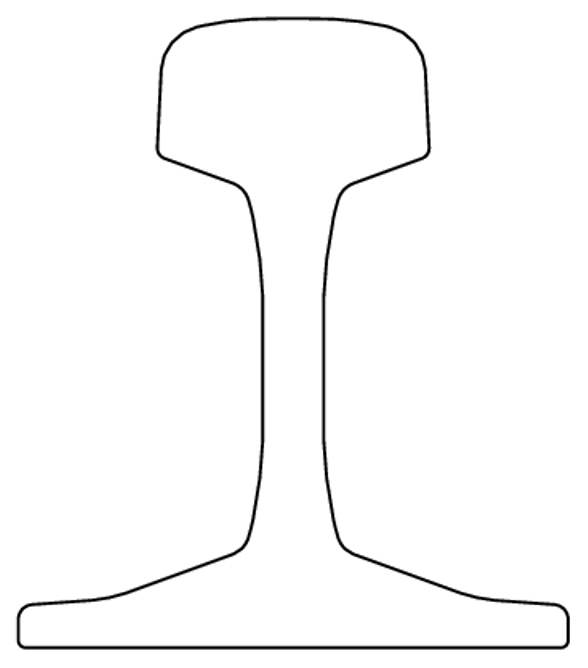
#> input picture crosssection.png, 588 x 668 px
$ python concept_mmwave_update.py ../../crosssection.png ../../crosssection.png
#> lines starting #> are read from the running program, lines starting #| are printed output that depends on the picture
"""presentation/concept_mmwave_update.py <original.png> <out.png> (e.g. data/figures/concept_original.png
-> data/figures/concept_mmwave_detector_only.png).

Redraw the red mm-wave part of the concept figure for the detector-only system:
one horn on the gauge side at ~55 deg, eight detectors overhead, no metasurface.
The blue optical subsystem, the rail and the right-hand text are left as they are."""
import math
import sys

import numpy as np
from PIL import Image, ImageDraw, ImageFont

src, out = sys.argv[1], sys.argv[2]
im = Image.open(src).convert("RGB")
W, H = im.size
#> W = 588; H = 668
a = np.asarray(im).astype(int)
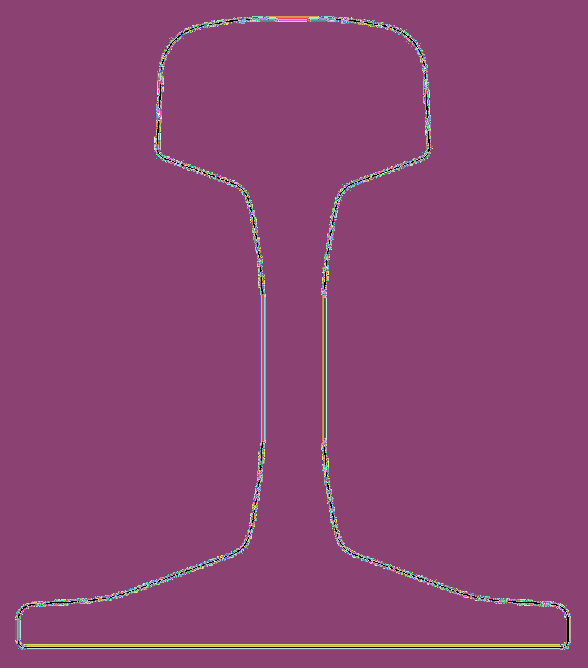
#> a: shape (668, 588, 3) int64; 256 distinct labels, from 0 to 255; one colour per label, 0 black
R, G, B = a[..., 0], a[..., 1], a[..., 2]
#> R: shape (668, 588) int64; 256 distinct labels, from 0 to 255

# 1. erase every red / pink pixel left of the text column (lines, arcs, horns, hatching,
#    detector squares) and the old red labels (sub-pixel text has coloured fringes)
red = (R - np.maximum(G, B) > 6) & (R > 150)
#> red: shape (668, 588) bool; every value is 0
red[:, 760:] = False
a[red] = 255
for x0, y0, x1, y1 in ((535, 8, 650, 62), (595, 115, 705, 172), (235, 158, 465, 186)):
    a[y0:y1, x0:x1] = 255
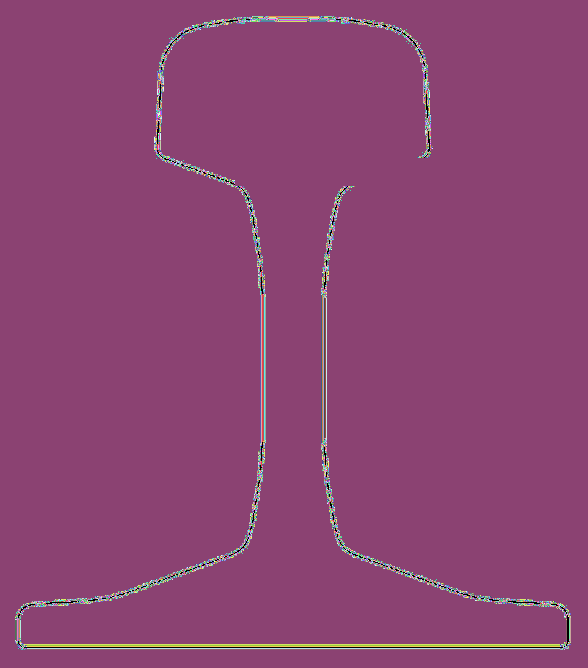
#> a: shape (668, 588, 3) int64; 256 distinct labels, from 0 to 255; one colour per label, 0 black
base = Image.fromarray(a.astype(np.uint8))

# 2. draw the new red layer, supersampled
S = 4
LINE = (252, 28, 25)
TEXT = (190, 22, 20)
ov = Image.new("RGBA", (W * S, H * S), (0, 0, 0, 0))
#> ov: PIL image 2352x2672 RGBA; every value is 0
d = ImageDraw.Draw(ov)
font = ImageFont.truetype("C:/Windows/Fonts/arial.ttf", 21 * S)
small = ImageFont.truetype("C:/Windows/Fonts/ariali.ttf", 15 * S)


def P(x, y):
    return (x * S, y * S)


def line(p, q, w=1.3, col=LINE, alpha=255):
    d.line([P(*p), P(*q)], fill=col + (alpha,), width=max(1, int(w * S)))


def arrow(p, q, w=1.3, head=7.0, col=LINE, alpha=255):
    line(p, q, w, col, alpha)
    ang = math.atan2(q[1] - p[1], q[0] - p[0])
    for s in (+1, -1):
        b = ang + math.pi + s * math.radians(24)
        line(q, (q[0] + head * math.cos(b), q[1] + head * math.sin(b)), w, col, alpha)


def dashed(p, q, w=1.6, on=7.0, off=5.0, col=LINE):
    L = math.dist(p, q)
    ux, uy = (q[0] - p[0]) / L, (q[1] - p[1]) / L
    t = 0.0
    while t < L:
        t2 = min(t + on, L)
        line((p[0] + ux * t, p[1] + uy * t), (p[0] + ux * t2, p[1] + uy * t2), w, col)
        t += on + off


def arc(c, r, a0, a1, w=1.4, n=90, fade=0.25):
    """Arc (angles in degrees, image coordinates: 0 = +x, 90 = down) with faded ends."""
    th = np.radians(np.linspace(a0, a1, n))
    pts = [(c[0] + r * math.cos(t), c[1] + r * math.sin(t)) for t in th]
    for k in range(n - 1):
        u = k / (n - 2)
        al = min(1.0, u / fade, (1 - u) / fade)
        line(pts[k], pts[k + 1], w, LINE, int(255 * max(al, 0.0)))


# geometry (image px): crown top centre, gauge corner on the horn side
crown = (349.0, 305.0)
gauge = (394.0, 313.0)
theta = math.radians(55.0)                    # horn axis from vertical
u_in = (math.sin(theta), -math.cos(theta))    # crown -> horn (up and right)

# 2a. the horn: a pyramidal horn on the gauge side, axis at 55 deg through the crown
ap_c = (crown[0] + 260 * u_in[0], crown[1] + 260 * u_in[1])   # aperture centre
back = (ap_c[0] + 40 * u_in[0], ap_c[1] + 40 * u_in[1])        # feed end
nrm = (-u_in[1], u_in[0])
A2, b2 = 20.0, 5.5
horn = [(ap_c[0] + A2 * nrm[0], ap_c[1] + A2 * nrm[1]), (back[0] + b2 * nrm[0], back[1] + b2 * nrm[1]),
        (back[0] - b2 * nrm[0], back[1] - b2 * nrm[1]), (ap_c[0] - A2 * nrm[0], ap_c[1] - A2 * nrm[1])]
d.polygon([P(*p) for p in horn], fill=(232, 30, 28, 255), outline=(150, 10, 10, 255))
feed = [(back[0] + b2 * nrm[0], back[1] + b2 * nrm[1]),
        (back[0] + 9 * u_in[0] + b2 * nrm[0], back[1] + 9 * u_in[1] + b2 * nrm[1]),
        (back[0] + 9 * u_in[0] - b2 * nrm[0], back[1] + 9 * u_in[1] - b2 * nrm[1]),
        (back[0] - b2 * nrm[0], back[1] - b2 * nrm[1])]
d.polygon([P(*p) for p in feed], fill=(170, 16, 14, 255))
d.text(P(ap_c[0] + 50, ap_c[1] - 22), "Mm-wave\nsource", font=font, fill=TEXT + (255,), spacing=2 * S)

# 2b. the illuminating beam: wavefronts centred on the horn
for r in (55, 95, 135, 175):
    phi = math.degrees(math.atan2(-u_in[1] * -1, -u_in[0]))           # direction horn -> crown
    phi = math.degrees(math.atan2(crown[1] - back[1], crown[0] - back[0]))
    arc(back, r, phi - 17, phi + 17, w=1.3)

# 2c. the detectors: eight windows on the overhead plate (what pruning keeps)
dets = [182, 226, 262, 300, 340, 384, 436, 500]
for x in dets:
    d.rectangle([P(x - 6.5, 31), P(x + 6.5, 44)], fill=(252, 130, 130, 255), outline=(200, 30, 28, 255),
                width=int(1.2 * S))
d.text(P(545, 12), "Mm-wave\ndetectors", font=font, fill=TEXT + (255,), spacing=2 * S)

# 2d. light scattered by the railhead (and its defects) rising straight to the detectors
for src_pt in ((371.0, 306.0),):
    for x in dets:
        arrow(src_pt, (x, 47), w=1.2, head=7)
for r in (40, 70, 100):
    arc((crown[0], crown[1] + 12), r, 205, 335, w=1.3, fade=0.3)


ov = ov.resize((W, H), Image.LANCZOS)
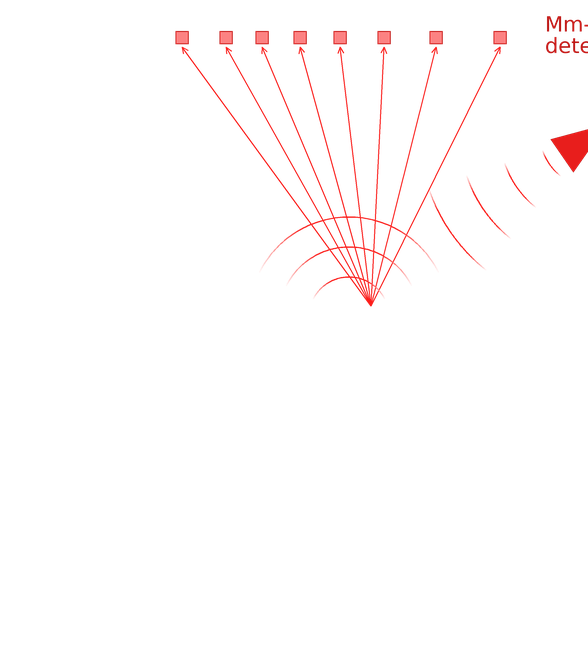
#> ov: PIL image 588x668 RGBA; mean R, G, B, A 10.1, 1, 0.9, 3.8; transparent parts drawn white
res = base.convert("RGBA")
res.alpha_composite(ov)
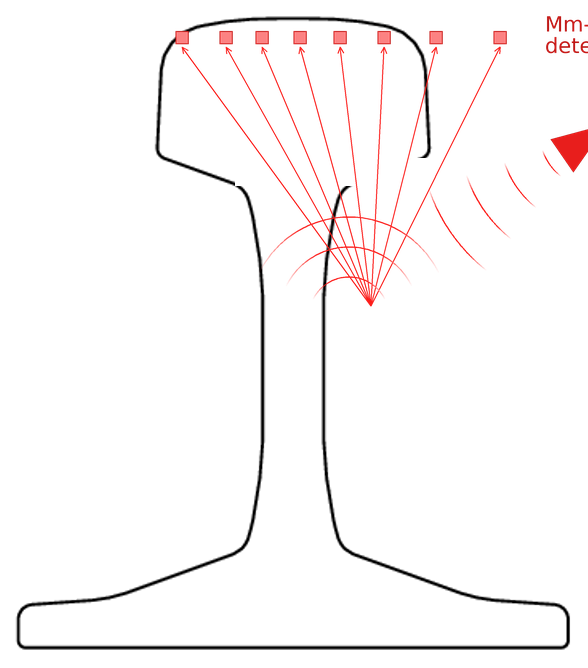
#> res: PIL image 588x668 RGBA; mean R, G, B, A 249.9, 247, 246.9, 255
res.convert("RGB").save(out)
print("wrote", out)
